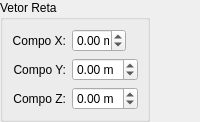
                <widget class="QWidget" name="page_Linha">
                 <layout class="QVBoxLayout" name="verticalLayout_3">
                  <property name="margin">
                   <number>0</number>
                  </property>
                  <item>
                   <widget class="QGroupBox" name="groupBox_17">
                    <property name="sizePolicy">
                     <sizepolicy hsizetype="Fixed" vsizetype="Fixed">
                      <horstretch>0</horstretch>
                      <verstretch>0</verstretch>
                     </sizepolicy>
                    </property>
                    <property name="minimumSize">
                     <size>
                      <width>150</width>
                      <height>0</height>
                     </size>
                    </property>
                    <property name="maximumSize">
                     <size>
                      <width>140</width>
                      <height>16777215</height>
                     </size>
                    </property>
                    <property name="title">
                     <string>Vetor Reta</string>
                    </property>
                    <layout class="QGridLayout" name="gridLayout_2">
                     <item row="0" column="0">
                      <widget class="QLabel" name="label_53">
                       <property name="minimumSize">
                        <size>
                         <width>0</width>
                         <height>0</height>
                        </size>
                       </property>
                       <property name="text">
                        <string>Compo X:</string>
                       </property>
                       <property name="textFormat">
                        <enum>Qt::AutoText</enum>
                       </property>
                       <property name="alignment">
                        <set>Qt::AlignRight|Qt::AlignTrailing|Qt::AlignVCenter</set>
                       </property>
                       <property name="indent">
                        <number>-1</number>
                       </property>
                      </widget>
                     </item>
                     <item row="0" column="1">
                      <widget class="QDoubleSpinBox" name="doubleSpinBox_VetRX">
                       <property name="sizePolicy">
                        <sizepolicy hsizetype="Minimum" vsizetype="Fixed">
                         <horstretch>0</horstretch>
                         <verstretch>0</verstretch>
                        </sizepolicy>
                       </property>
                       <property name="minimumSize">
                        <size>
                         <width>0</width>
                         <height>0</height>
                        </size>
                       </property>
                       <property name="maximumSize">
                        <size>
                         <width>54</width>
                         <height>16777215</height>
                        </size>
                       </property>
                       <property name="suffix">
                        <string> m</string>
                       </property>
                       <property name="minimum">
                        <double>-100.000000000000000</double>
                       </property>
                       <property name="maximum">
                        <double>100.000000000000000</double>
                       </property>
                      </widget>
                     </item>
                     <item row="1" column="0">
                      <widget class="QLabel" name="label_54">
                       <property name="minimumSize">
                        <size>
                         <width>40</width>
                         <height>0</height>
                        </size>
                       </property>
                       <property name="text">
                        <string>Compo Y:</string>
                       </property>
                       <property name="textFormat">
                        <enum>Qt::AutoText</enum>
                       </property>
                       <property name="alignment">
                        <set>Qt::AlignRight|Qt::AlignTrailing|Qt::AlignVCenter</set>
                       </property>
                       <property name="indent">
                        <number>-1</number>
                       </property>
                      </widget>
                     </item>
                     <item row="1" column="1">
                      <widget class="QDoubleSpinBox" name="doubleSpinBox_VetRY">
                       <property name="suffix">
                        <string> m</string>
                       </property>
                       <property name="minimum">
                        <double>-100.000000000000000</double>
                       </property>
                       <property name="maximum">
                        <double>100.000000000000000</double>
                       </property>
                      </widget>
                     </item>
                     <item row="2" column="0">
                      <widget class="QLabel" name="label_55">
                       <property name="minimumSize">
                        <size>
                         <width>40</width>
                         <height>0</height>
                        </size>
                       </property>
                       <property name="text">
                        <string> Compo Z:</string>
                       </property>
                       <property name="textFormat">
                        <enum>Qt::AutoText</enum>
                       </property>
                       <property name="alignment">
                        <set>Qt::AlignRight|Qt::AlignTrailing|Qt::AlignVCenter</set>
                       </property>
                       <property name="indent">
                        <number>-1</number>
                       </property>
                      </widget>
                     </item>
                     <item row="2" column="1">
                      <widget class="QDoubleSpinBox" name="doubleSpinBox_VetRZ">
                       <property name="suffix">
                        <string> m</string>
                       </property>
                       <property name="minimum">
                        <double>-100.000000000000000</double>
                       </property>
                       <property name="maximum">
                        <double>100.000000000000000</double>
                       </property>
                      </widget>
                     </item>
                    </layout>
                   </widget>
                  </item>
                 </layout>
                </widget>
